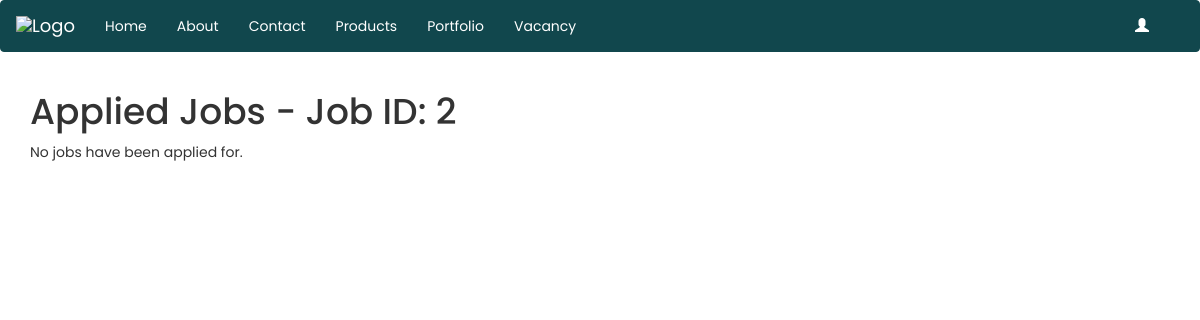
Page /vadmin/applied_jobs/2 on the earlier database version.
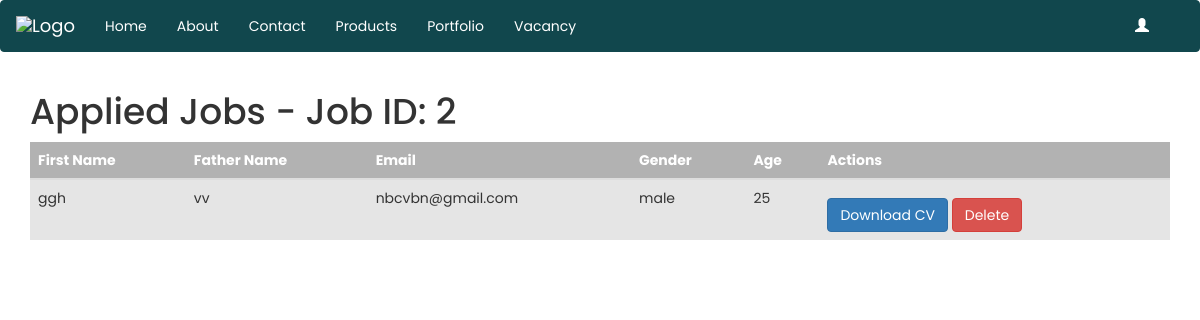
Same page on the later database version.
### app.py (models this page shows, shortened)
class AppliedJob(db.Model):
    id = db.Column(db.Integer, primary_key=True)
    job_id = db.Column(db.Integer, nullable=False)
    first_name = db.Column(db.String(100), nullable=False)
    father_name = db.Column(db.String(100), nullable=False)
    applicant_email = db.Column(db.String(100), nullable=False)
    gender = db.Column(db.String(10), nullable=True)
    age = db.Column(db.Integer, nullable=True)
    cv_path = db.Column(db.String(100), nullable=True)

### app.py (the view)
@app.route('/vadmin/applied_jobs/<int:job_id>')
def applied_jobs(job_id):
    applied_jobs = AppliedJob.query.filter_by(job_id=job_id).all()
    return render_template('applied_jobs.html', applied_jobs=applied_jobs, job_id=job_id)

### templates/applied_jobs.html (shortened to what this page needs)
<!DOCTYPE html>
<html>
<head>
    <link rel="stylesheet" href="https://maxcdn.bootstrapcdn.com/bootstrap/3.3.7/css/bootstrap.min.css">
</head>
<body>
    <nav class="navbar navbar-default">
        <div class="container-fluid">
            <div class="navbar-header">
                <a class="navbar-brand" href="#">
                    <img src="path/to/your/AMCO.png" alt="Logo" height="30">
                </a>
            </div>
            <ul class="nav navbar-nav">
                <li><a href="/home">Home</a></li>
                <li><a href="/home">About</a></li>
                <li><a href="/home">Contact</a></li>
                <li><a href="/prod">Products</a></li>
                <li><a href="/home">Portfolio</a></li>
                <li><a href="/vacancy">Vacancy</a></li>
            </ul>
            <ul class="nav navbar-nav navbar-right">
                <li><a href="/lagin"><span class="glyphicon glyphicon-user"></span></a></li>
            </ul>
        </div>
    </nav>
    <div class="container">
        <h1>Applied Jobs - Job ID: {{ job_id }}</h1>
        {% if applied_jobs %}
            <table class="table">
                <thead>
                    <tr>
                        <th>First Name</th>
                        <th>Father Name</th>
                        <th>Email</th>
                        <th>Gender</th>
                        <th>Age</th>
                        <th>Actions</th>
                    </tr>
                </thead>
                <tbody>
                    {% for applied_job in applied_jobs %}
                        <tr>
                            <td>{{ applied_job.first_name }}</td>
                            <td>{{ applied_job.father_name }}</td>
                            <td>{{ applied_job.applicant_email }}</td>
                            <td>{{ applied_job.gender }}</td>
                            <td>{{ applied_job.age }}</td>
                            <td>
                                {% if applied_job.cv_path %}
                                    <a href="{{ url_for('download_cv', cv_path=applied_job.cv_path) }}" class="btn btn-primary">Download CV</a>
                                {% else %}
                                    No CV available
                                {% endif %}
                                <form method="post" action="{{ url_for('delete_applied_job', applied_job_id=applied_job.id) }}" style="display: inline;">
                                    <button type="submit" class="btn btn-danger">Delete</button>
                                </form>
                            </td>
                        </tr>
                    {% endfor %}
                </tbody>
            </table>
        {% else %}
            <p>No jobs have been applied for.</p>
        {% endif %}
    </div>
</body>
</html>

Differences in the rows shown:
added AppliedJob: first_name "ggh", father_name "vv", applicant_email "nbcvbn@gmail.com", gender "male", age "25"
Other differences:
text no longer shown: "No jobs have been applied for."
text now shown: "First Name Father Name Email Gender Age Actions"
